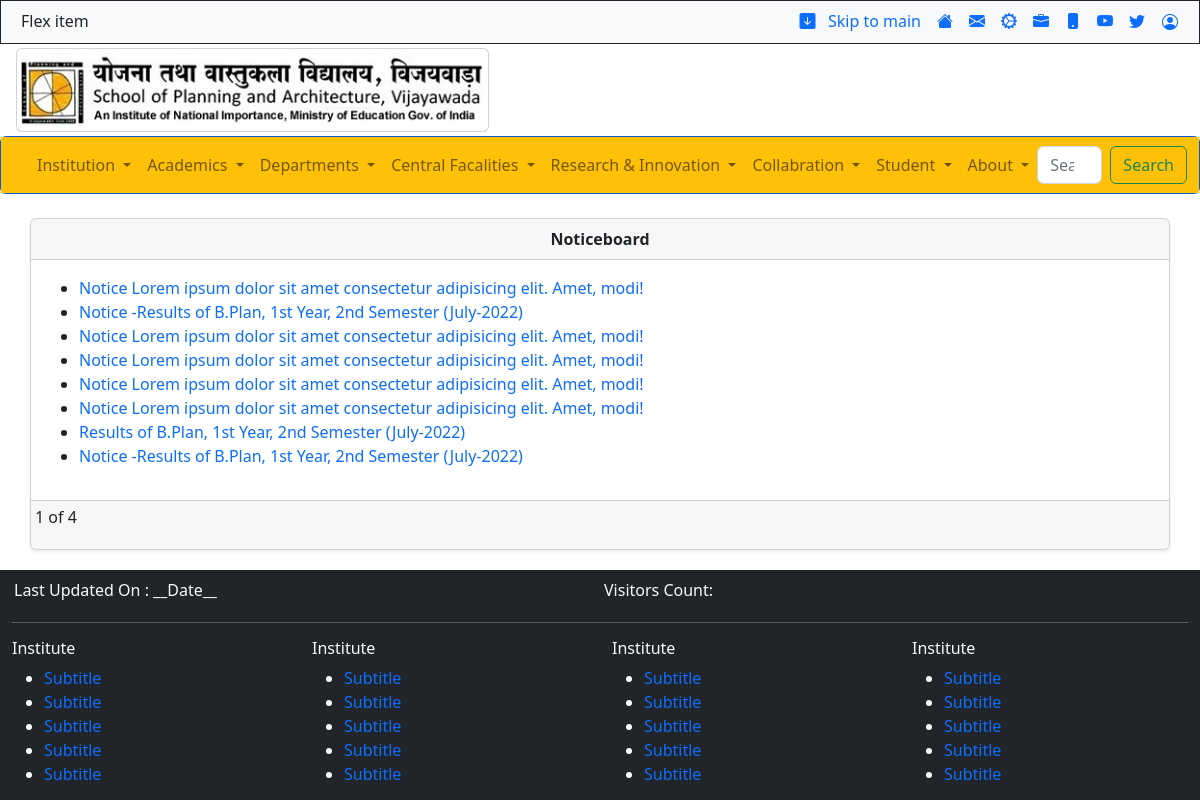
The page /noticeboard/ on the database its author committed.
### spav/models.py (models this page shows, shortened)
class Noticeboard(models.Model):
    noticeTitle = models.CharField(max_length=200)
    noticeFile = models.FileField(upload_to='noticeboard', max_length=100)
    noticeUrl = models.URLField(max_length=200, null=True)
    noticeDate = models.DateField(auto_now=False, auto_now_add=False)

### spav/views.py (the view)
# urls.py: path('noticeboard/', views.noticeboard, name='noticeboard'),
def noticeboard(request):
    noticeData = Noticeboard.objects.all()
    paginator = Paginator(noticeData, 2) # Show 25 contacts per page.
    page_number = request.GET.get('page')
    page_obj = paginator.get_page(page_number)
    contextt = {
        'notice': noticeData,
        'page':page_obj
    }
    return render(request, 'noticeboard.html',contextt)

### templates/noticeboard.html (shortened to what this page needs)
{% extends 'base.html' %}
{% block noticeboard %}
{% load static %}
<br>
<section>
    <div class="container">
        <div class="row">
            <div class="card shadow-sm p-0">
                <div class="card-header text-center"><strong>Noticeboard</strong></div>
                <div class="card-body">
                    <ul>
                        {% for n in notice %}
                        <li><a href="{{n.noticeFile.url}}" target="_blank">{{n.noticeTitle | slice:80}}</a></li>
                        {% endfor%}
                </div>
                <div class="card-footer p-1">
                    <nav aria-label="Page navigation example">
                        <ul class="pagination">
                        {{ page.number }} of {{ page.paginator.num_pages }}
                        </ul>
                      </nav>
                </div>
            </div>
        </div>
    </div>
</section>
{% endblock noticeboard %}

### static/css/style.css (style rules this page uses)
* { margin: 0%; padding: 0%; box-sizing: border-box; }
.card { border: solid dotted black 1; }

### rows shown on the page
Noticeboard: noticeTitle "Notice Lorem ipsum dolor sit amet consectetur adipisicing elit. Amet, modi!"
Noticeboard: noticeTitle "Notice -Results of B.Plan, 1st Year, 2nd Semester (July-2022)"
Noticeboard: noticeTitle "Notice Lorem ipsum dolor sit amet consectetur adipisicing elit. Amet, modi!"
Noticeboard: noticeTitle "Notice Lorem ipsum dolor sit amet consectetur adipisicing elit. Amet, modi!"
Noticeboard: noticeTitle "Notice Lorem ipsum dolor sit amet consectetur adipisicing elit. Amet, modi!"
Noticeboard: noticeTitle "Notice Lorem ipsum dolor sit amet consectetur adipisicing elit. Amet, modi!"
Noticeboard: noticeTitle "Results of B.Plan, 1st Year, 2nd Semester (July-2022)"
Noticeboard: noticeTitle "Notice -Results of B.Plan, 1st Year, 2nd Semester (July-2022)"

### other values the page prints
{{ page.number }} "1"
{{ page.paginator.num_pages }} "4"
